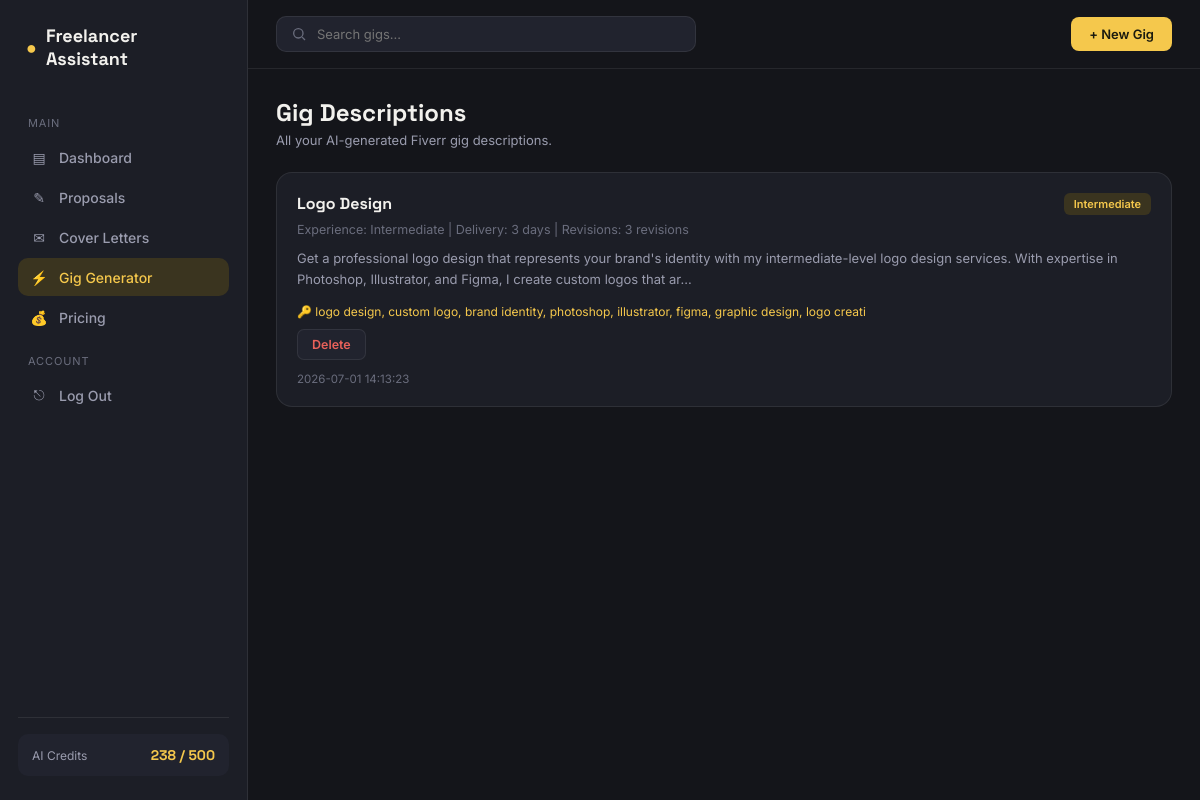
Page /gig-generator (signed in) on the committed database.
### tables this page shows
CREATE TABLE gig_descriptions (
            id INTEGER PRIMARY KEY AUTOINCREMENT,
            user_id INTEGER NOT NULL,
            category TEXT,
            skills TEXT,
            experience_level TEXT,
            delivery_time TEXT,
            features TEXT,
            revisions TEXT,
            generated_description TEXT,
            seo_keywords TEXT,
            faq_suggestions TEXT,
            created_at TIMESTAMP DEFAULT CURRENT_TIMESTAMP,
            FOREIGN KEY (user_id) REFERENCES users (id)
        );

### app.py (the view)
@app.route('/gig-generator')
def gig_generator():
    if 'user_id' not in session:
        return redirect(url_for('login'))
    conn = get_db()
    all_gigs = conn.execute('SELECT * FROM gig_descriptions WHERE user_id = ? ORDER BY created_at DESC', (session['user_id'],)).fetchall()
    conn.close()
    return render_template('gig_generator.html', gigs=all_gigs)

### app.py (called while the page is built)
def get_db():
    conn = sqlite3.connect(DB_NAME)
    conn.row_factory = sqlite3.Row
    return conn

### templates/gig_generator.html (shortened to what this page needs)
<!DOCTYPE html>
<html lang="en">
<head>
<link rel="stylesheet" href="{{ url_for('static', filename='css/style.css') }}">
</head>
<body>
<div class="app-shell">
  <aside class="sidebar">
    <div class="sidebar-brand"><span class="dot">●</span> Freelancer Assistant</div>
    <nav>
      <div class="nav-section-label">Main</div>
      <a href="/dashboard" class="nav-item"><span class="icon">▤</span> Dashboard</a>
      <a href="/proposals" class="nav-item"><span class="icon">✎</span> Proposals</a>
      <a href="/cover-letters" class="nav-item"><span class="icon">✉</span> Cover Letters</a>
      <a href="/gig-generator" class="nav-item active"><span class="icon">⚡</span> Gig Generator</a>
      <a href="/pricing" class="nav-item"><span class="icon">💰</span> Pricing</a>
      <div class="nav-section-label">Account</div>
      <a href="/logout" class="nav-item"><span class="icon">⎋</span> Log Out</a>
    </nav>
    <div class="sidebar-footer">
      <div class="credit-pill"><span>AI Credits</span><strong>238 / 500</strong></div>
    </div>
  </aside>
  <div class="main-area">
    <header class="topbar">
      <div class="search-bar">
        <svg width="16" height="16" viewBox="0 0 24 24" fill="none" stroke="currentColor" stroke-width="2"><circle cx="11" cy="11" r="7"/><path d="M21 21l-4.3-4.3"/></svg>
        <input type="text" placeholder="Search gigs...">
      </div>
      <div class="topbar-right">
        <a href="/gig-generator/create" class="btn-primary" style="padding:9px 18px; border-radius:8px; font-size:13px; font-weight:600;">+ New Gig</a>
      </div>
    </header>
    <main class="content">
      <div class="content-header">
        <div><h1>Gig Descriptions</h1><p>All your AI-generated Fiverr gig descriptions.</p></div>
      </div>
      {% if gigs %}
      <div class="proposals-list">
        {% for g in gigs %}
        <div class="proposal-card">
          <div class="proposal-card-header">
            <div>
              <h3>{{ g['category'] }}</h3>
              <span class="proposal-meta">Experience: {{ g['experience_level'] }} | Delivery: {{ g['delivery_time'] }} | Revisions: {{ g['revisions'] }}</span>
            </div>
            <span class="tone-badge">{{ g['experience_level'] }}</span>
          </div>
          <p class="proposal-preview">{{ g['generated_description'][:200] }}...</p>
          {% if g['seo_keywords'] %}
          <p style="font-size:12px; color: var(--signal); margin-bottom:10px;">🔑 {{ g['seo_keywords'][:100] }}</p>
          {% endif %}
          <div class="proposal-actions">
            <a href="/gig-generator/delete/{{ g['id'] }}" class="action-btn danger-btn" onclick="return confirm('Delete this gig?')">Delete</a>
          </div>
          <div class="proposal-date">{{ g['created_at'] }}</div>
        </div>
        {% endfor %}
      </div>
      {% else %}
      <div class="empty-state">
        <p>No gig descriptions yet.</p>
        <a href="/gig-generator/create" class="btn-primary" style="display:inline-block; margin-top:14px; padding:10px 22px; border-radius:8px;">Create First Gig</a>
      </div>
      {% endif %}
    </main>
  </div>
</div>
</body>
</html>

### rows in the picture
gig_descriptions: category "Logo Design", experience_level "Intermediate", delivery_time "3 days", revisions "3 revisions", generated_description "Get a professional logo design that represents your brand's identity with my intermediate-level logo design services. With expertise in Photoshop, Illustrator, and Figma, I create custom logos that ar", seo_keywords "logo design, custom logo, brand identity, photoshop, illustrator, figma, graphic design, logo creati", created_at "2026-07-01 14:13:23"
